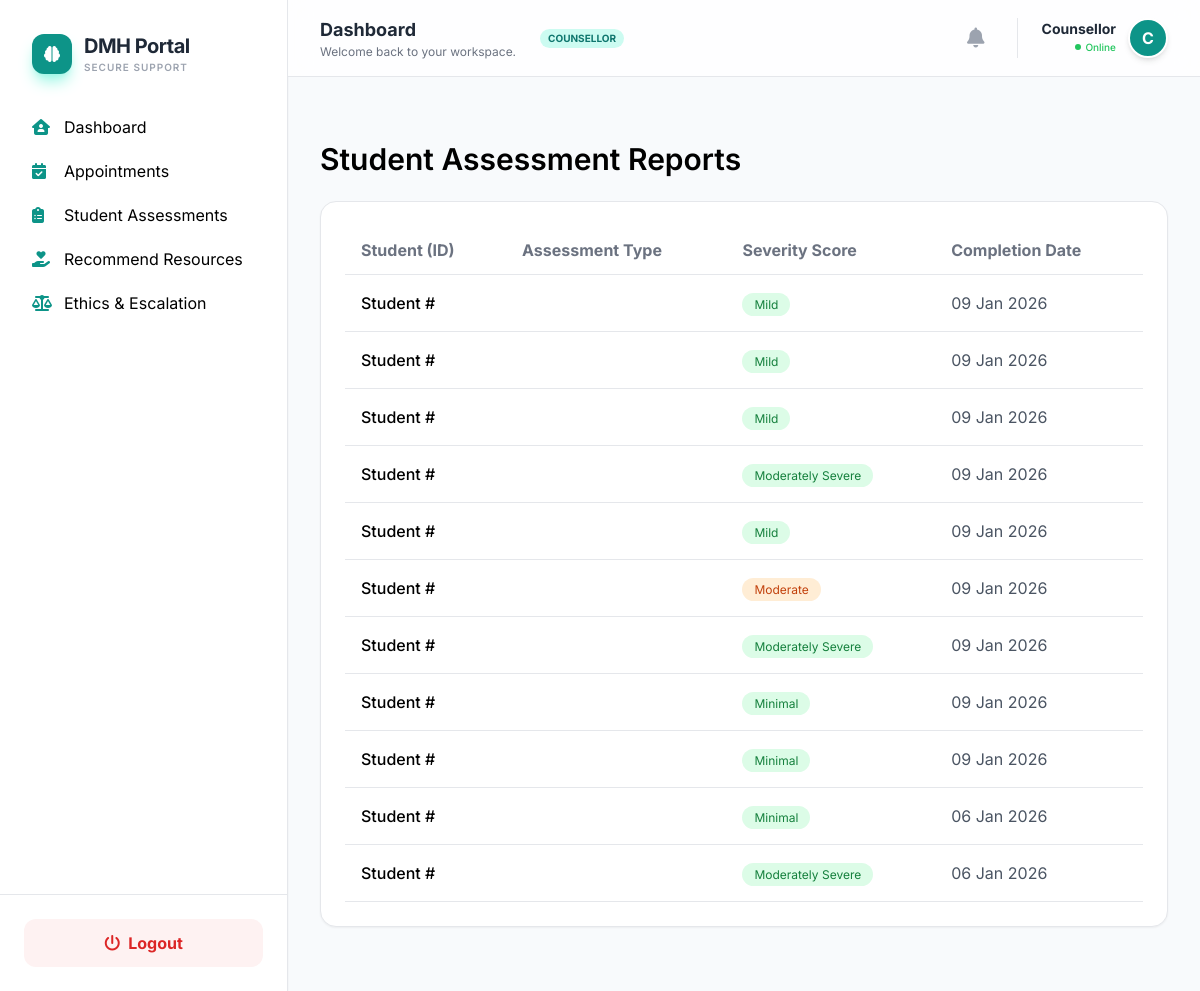
The app's page /dashboard/counsellor/assessments/ (signed in), older data.
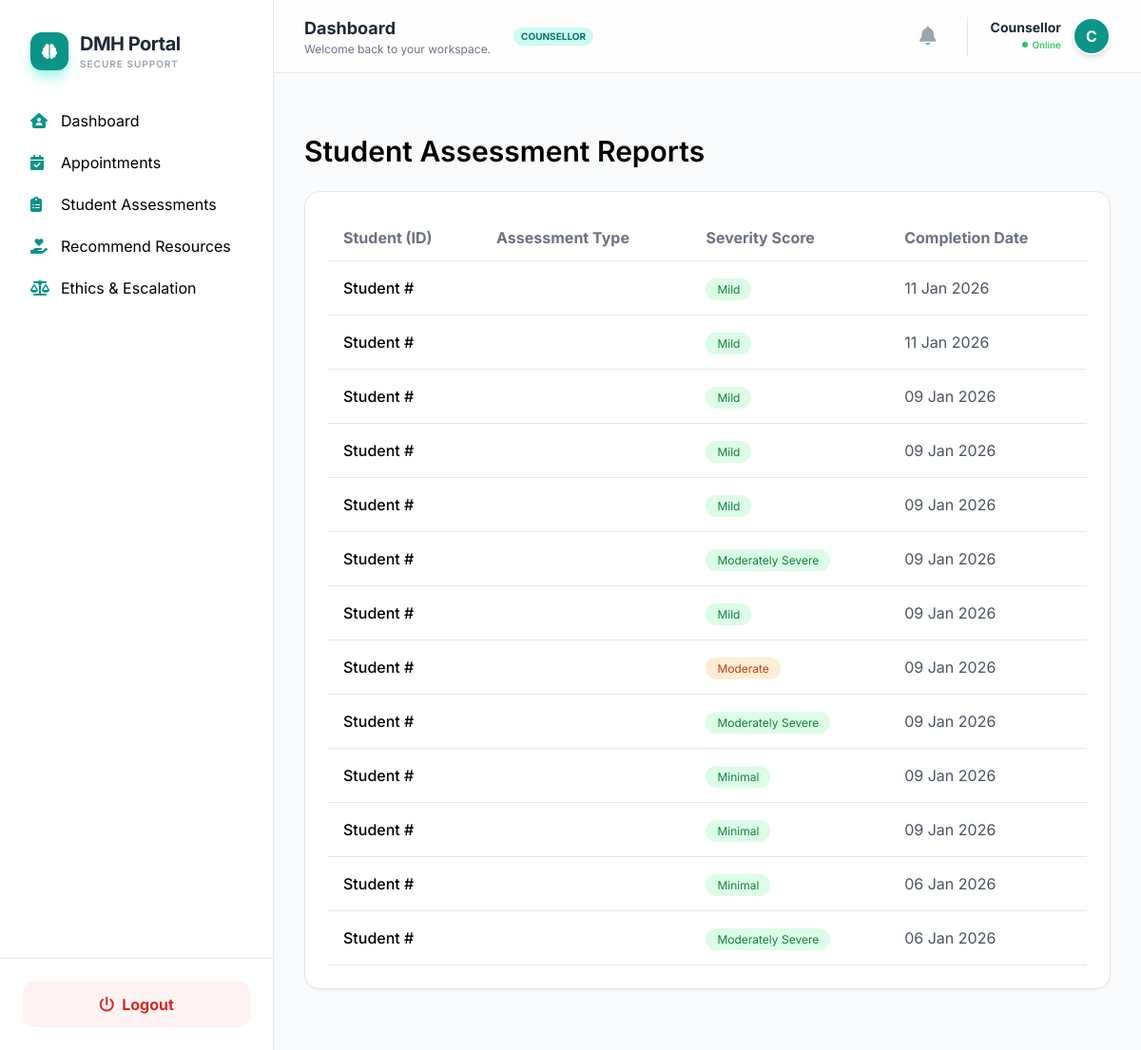
The same page, newer data.
### assessments/models.py (models this page shows, shortened)
class SelfAssessment(models.Model):
    TEST_CHOICES = (
        ('PHQ9', 'PHQ-9'),
        ('GAD7', 'GAD-7'),
    )
    user = models.ForeignKey(
        settings.AUTH_USER_MODEL,
        null=True,
        blank=True,
        on_delete=models.SET_NULL
    )
    anonymous_id = models.CharField(max_length=36, null=True, blank=True)
    test_type = models.CharField(max_length=10, choices=TEST_CHOICES)
    score = models.IntegerField()
    severity = models.CharField(max_length=20)
    created_at = models.DateTimeField(auto_now_add=True)

### dashboard/views.py (the view)
# urls.py: path('dashboard/counsellor/assessments/', dash_views.counsellor_assessments, name='counsellor_assessments'),
@login_required
def counsellor_assessments(request):
    if request.user.role != 'counsellor':
        return redirect('home')
    reports = SelfAssessment.objects.all().select_related('user').order_by('-created_at')
    return render(request, 'dashboard/counsellor_assessments.html', {'reports': reports})

### dashboard/context_processors.py (called while the page is built)
def notification_context(request):
    if request.user.is_authenticated:
        notifications = Notification.objects.filter(user=request.user).order_by('-created_at')[:5]
        unread_count = Notification.objects.filter(user=request.user, is_read=False).count()
        return {
            'nav_notifications': notifications,
            'unread_notif_count': unread_count
        }
    return {}

### templates/dashboard/counsellor_assessments.html
{% extends "base2.html" %}
{% block content %}
<section class="max-w-6xl mx-auto py-8">
    <h1 class="text-3xl font-semibold mb-6">Student Assessment Reports</h1>
    <div class="bg-white rounded-2xl border p-6 shadow-sm">
        <table class="w-full text-left">
            <thead>
                <tr class="border-b text-gray-500">
                    <th class="py-3 px-4">Student (ID)</th>
                    <th class="py-3 px-4">Assessment Type</th>
                    <th class="py-3 px-4">Severity Score</th>
                    <th class="py-3 px-4">Completion Date</th>
                </tr>
            </thead>
            <tbody>
                {% for report in reports %}
                <tr class="border-b hover:bg-gray-50">
                    <td class="py-4 px-4 font-medium">Student #{{ report.student.id }}</td>
                    <td class="py-4 px-4">{{ report.test_name }}</td>
                    <td class="py-4 px-4">
                        <span class="px-3 py-1 rounded-full text-xs
                            {% if report.severity == 'High' %}bg-red-100 text-red-700
                            {% elif report.severity == 'Moderate' %}bg-orange-100 text-orange-700
                            {% else %}bg-green-100 text-green-700{% endif %}">
                            {{ report.severity }}
                        </span>
                    </td>
                    <td class="py-4 px-4 text-gray-600">{{ report.created_at|date:"d M Y" }}</td>
                </tr>
                {% empty %}
                <tr>
                    <td colspan="4" class="py-10 text-center text-gray-500">No dynamic assessments extracted yet.</td>
                </tr>
                {% endfor %}
            </tbody>
        </table>
    </div>
</section>
{% endblock %}

Row changes from the older to the newer data that the page shows:
added SelfAssessment: severity "Mild", created_at "11 Jan 2026"
added SelfAssessment: severity "Mild", created_at "11 Jan 2026"
